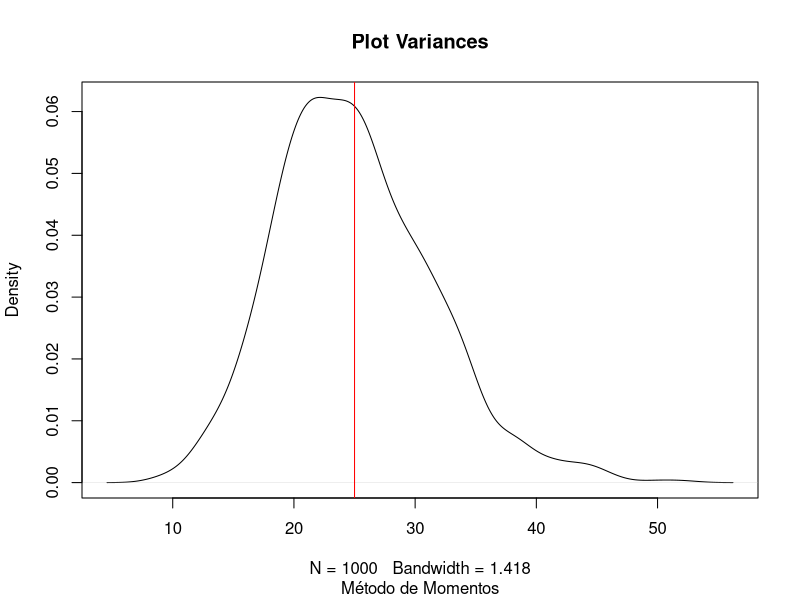
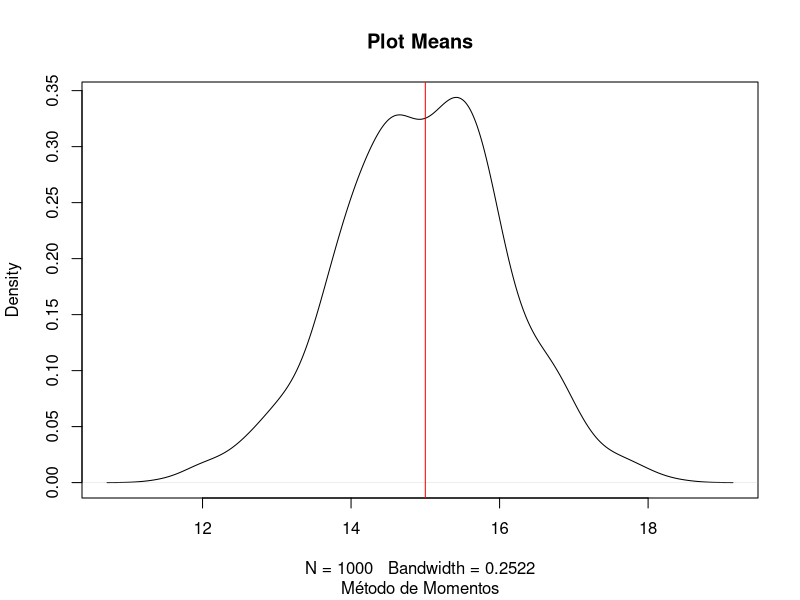

Generate these figures, in order, with R:
#Gerando as mil amostras de tamanho 31

y <- c()

for(i in 1:1000)
{
  x <- rnorm(31, mean=15, sd=5)
  y <- c(y,x)  
}


# Método dos momentos é uma maneira de estimar os parâmetros de uma população
# Por meio de n equações, estima-se n parâmetros por meio das esperanças das potências

##Perceba que, para esse problema, a média é a média aritimétrica da amostra e as variâncias são as
##variâncias das amostras:

means_mom <- c()
vars_mom <- c()

for(i in 1:1000)
{
  begining <- 1 + 31*(i-1)
  end <- 31 + 31*(i-1)
  means_mom <-c(means_mom,median(y[begining:end]))
  vars_mom <- c(vars_mom, var(y[begining:end]))
}

density_vars_mom <- density(vars_mom)

density_means_mom <- density(means_mom)

plot(
  density_vars_mom,
  type="l",
  main = "Plot Variances",
  sub="Método de Momentos",
  ) + abline(
    v=25,
    col="red"
  )


plot(
  density_means_mom,
  type="l",
  main = "Plot Means",
  sub="Método de Momentos",
) + abline(
  v=15,
  col="red"
  )

# Método da máxima verossimilhança
## Maximizar L(theta) como função de theta. Perceba que, neste caso, essa resposta coincide com
## o método dos momentos, portnanto, não gerando a necessidade de uma nova conta.
